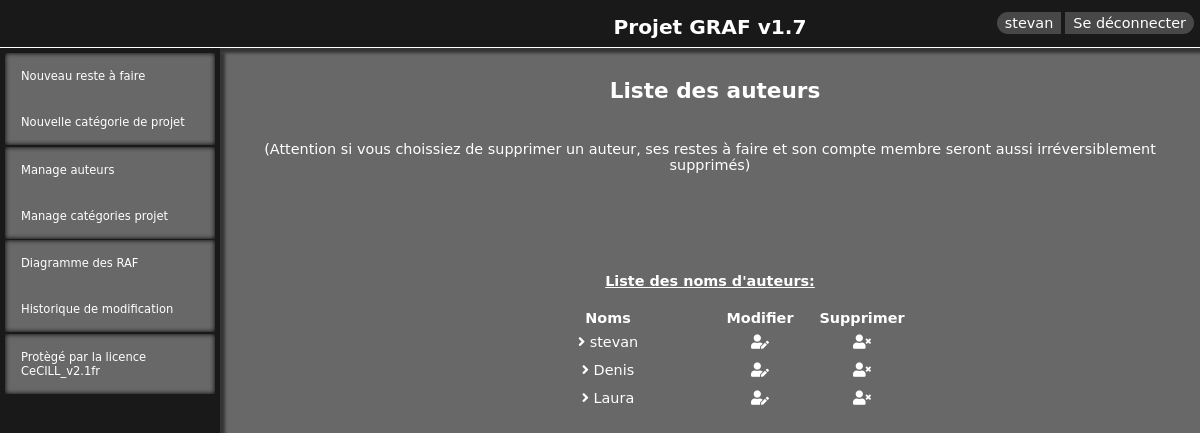
The page /managment/req-author.php (signed in) on the database its author committed.
### tables this page shows
CREATE TABLE `author` (
  `id` int(11) NOT NULL AUTO_INCREMENT,
  `name` varchar(255) NOT NULL,
  PRIMARY KEY (`id`)
);

### managment/req-author.php (the view, shortened to what this page needs)
<!doctype html>
<html lang="fr">
<head>
    <link rel="stylesheet" href="../css/style.css">
    <link rel="stylesheet" href="https://pro.fontawesome.com/releases/v5.10.0/css/all.css"
/>
    <link rel="stylesheet" type="text/css" href="../jquery-ui/jquery-ui.css" media="screen"/>
</head>
<body>
<?php
require '../navigation/top-left-nav.php';
require '../sql/config.php';
$reqDelAuthor = $dbh->prepare("SELECT * FROM author");
$reqDelAuthor->execute();
?>
<main>
    <div class="index_col_center">
        <h2>Liste des auteurs</h2>
        <p>(Attention si vous choissiez de supprimer un auteur, ses restes à faire et son compte membre seront aussi irréversiblement supprimés)</p>
        <div class="del-managment">
            <h4> Liste des noms d'auteurs: </h4>
            <?php
            echo '<table class="table-managment">'; ?>
            <th>Noms</th>
            <th>Modifier</th>
            <th>Supprimer</th>
            <?php
            while ($delAuthor = $reqDelAuthor->fetch()) {
                $authorId = $delAuthor['id'];
                echo "<tr>";
                ?>
                <td class="td_name">
                    <i class="fas fa-angle-right"></i> <?php echo ' ' . $delAuthor['name'] ?>
                </td>
                <td>
                    <a href="edit-author.php?id=<?php echo $authorId; ?>">
                        <i class="fas fa-user-edit"></i>
                    </a>
                </td>
                <td>
                    <a class="confirmModal" href="del-author.php?id=<?php echo $authorId; ?>">
                        <i class="fas fa-user-times"></i>
                    </a>
                </td><br>
                <?php
                echo "</tr>";
            }
            echo "</table>"; ?>
        </div>
    </div>
</main>
</body>
</html>

### css/style.css (style rules this page uses)
* { box-sizing: border-box; }
body { margin: 0; padding: 0; background-color: #686868; font-family: "DejaVu Sans", sans-serif; font-size: 0.9rem; color: #fff; }
a { text-decoration: none; color: #ffffff; }
.index_col_center { position: relative; margin-left: 220px; padding: 60px 15px; min-height: 100%; z-index: 1; text-align: center; }
h2 { padding-left: 10px; padding-bottom: 25px; display: grid; grid-template-rows: 20px; }
.fas { position: relative; }
.del-managment h4 { text-decoration: underline; margin-top: 100px; margin-bottom: -30px; }
.table-managment>tbody>tr>td { width: 100px; padding: 5px 0; }
.table-managment { display: inline-flex; }
.table-managment>tbody>tr>.td_name { width: 200px; }

### rows shown on the page
author: name "stevan"
author: name "Denis"
author: name "Laura"

### other values the page prints
$_SESSION['authorName'] "stevan"
